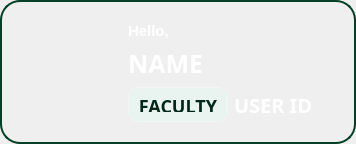
                   <widget class="QFrame" name="frame_35">
                    <property name="sizePolicy">
                     <sizepolicy hsizetype="Expanding" vsizetype="Expanding">
                      <horstretch>0</horstretch>
                      <verstretch>0</verstretch>
                     </sizepolicy>
                    </property>
                    <property name="minimumSize">
                     <size>
                      <width>0</width>
                      <height>0</height>
                     </size>
                    </property>
                    <property name="maximumSize">
                     <size>
                      <width>16777215</width>
                      <height>130</height>
                     </size>
                    </property>
                    <property name="styleSheet">
                     <string notr="true">QFrame {
    background: qlineargradient(
        spread:pad,
        x1:0, y1:0, x2:1, y2:1,
        stop:0 #055035,  /* Dark green */
        stop:1 #02281A   /* Even darker green */
    );
    
    border: 2px solid #044027; /* Slightly lighter green border */
    border-radius: 20px; /* Rounded corners */
}
</string>
                    </property>
                    <property name="frameShape">
                     <enum>QFrame::StyledPanel</enum>
                    </property>
                    <property name="frameShadow">
                     <enum>QFrame::Raised</enum>
                    </property>
                    <layout class="QGridLayout" name="gridLayout_39">
                     <item row="0" column="1">
                      <widget class="QFrame" name="frame_37">
                       <property name="sizePolicy">
                        <sizepolicy hsizetype="Preferred" vsizetype="Fixed">
                         <horstretch>0</horstretch>
                         <verstretch>0</verstretch>
                        </sizepolicy>
                       </property>
                       <property name="maximumSize">
                        <size>
                         <width>10000</width>
                         <height>130</height>
                        </size>
                       </property>
                       <property name="styleSheet">
                        <string notr="true">background: none;
border: none;</string>
                       </property>
                       <property name="frameShape">
                        <enum>QFrame::StyledPanel</enum>
                       </property>
                       <property name="frameShadow">
                        <enum>QFrame::Raised</enum>
                       </property>
                       <layout class="QGridLayout" name="gridLayout_40">
                        <item row="2" column="0">
                         <widget class="QFrame" name="frame_38">
                          <property name="sizePolicy">
                           <sizepolicy hsizetype="Preferred" vsizetype="Fixed">
                            <horstretch>0</horstretch>
                            <verstretch>0</verstretch>
                           </sizepolicy>
                          </property>
                          <property name="minimumSize">
                           <size>
                            <width>0</width>
                            <height>0</height>
                           </size>
                          </property>
                          <property name="maximumSize">
                           <size>
                            <width>120</width>
                            <height>100</height>
                           </size>
                          </property>
                          <property name="styleSheet">
                           <string notr="true">QFrame {
    background-color: #E9F3F0;
    border: 1px solid rgba(255, 255, 255, 0.3); /* Subtle border */
    border-radius: 10px;
    backdrop-filter: blur(15px); /* Blur effect */
}
</string>
                          </property>
                          <property name="frameShape">
                           <enum>QFrame::StyledPanel</enum>
                          </property>
                          <property name="frameShadow">
                           <enum>QFrame::Raised</enum>
                          </property>
                          <layout class="QGridLayout" name="gridLayout_41">
                           <item row="1" column="0">
                            <widget class="QLabel" name="faculty_label">
                             <property name="sizePolicy">
                              <sizepolicy hsizetype="Preferred" vsizetype="Fixed">
                               <horstretch>0</horstretch>
                               <verstretch>0</verstretch>
                              </sizepolicy>
                             </property>
                             <property name="minimumSize">
                              <size>
                               <width>0</width>
                               <height>13</height>
                              </size>
                             </property>
                             <property name="maximumSize">
                              <size>
                               <width>16777215</width>
                               <height>10</height>
                              </size>
                             </property>
                             <property name="font">
                              <font>
                               <family>Poppins,Arial,Helvetica,sans-serif</family>
                               <pointsize>-1</pointsize>
                               <weight>99</weight>
                               <bold>true</bold>
                              </font>
                             </property>
                             <property name="styleSheet">
                              <string notr="true">QLabel {
    background: none;
    color: #02281A;
    font-size: 18px;
    font-weight: 900; /* Extra Bold */
    font-family: &quot;Poppins&quot;, &quot;Arial&quot;, &quot;Helvetica&quot;, sans-serif;
    border: none;
    text-align: center;
}</string>
                             </property>
                             <property name="text">
                              <string>FACULTY</string>
                             </property>
                             <property name="alignment">
                              <set>Qt::AlignCenter</set>
                             </property>
                            </widget>
                           </item>
                          </layout>
                         </widget>
                        </item>
                        <item row="0" column="0" colspan="2">
                         <widget class="QLabel" name="greetings_dashboard">
                          <property name="sizePolicy">
                           <sizepolicy hsizetype="Preferred" vsizetype="Fixed">
                            <horstretch>0</horstretch>
                            <verstretch>0</verstretch>
                           </sizepolicy>
                          </property>
                          <property name="minimumSize">
                           <size>
                            <width>0</width>
                            <height>15</height>
                           </size>
                          </property>
                          <property name="maximumSize">
                           <size>
                            <width>16777215</width>
                            <height>35</height>
                           </size>
                          </property>
                          <property name="font">
                           <font>
                            <family>Arial</family>
                            <pointsize>-1</pointsize>
                            <weight>99</weight>
                            <bold>true</bold>
                           </font>
                          </property>
                          <property name="styleSheet">
                           <string notr="true">QLabel {
    background: none;
    color: white; /* Darker shade of blue */
    font-size: 15px;
    font-weight: 900; /* Extra Bold */
    font-family: &quot;Arial&quot;;
    border: none;
    text-align: center;
}</string>
                          </property>
                          <property name="text">
                           <string>Hello,</string>
                          </property>
                         </widget>
                        </item>
                        <item row="1" column="0" colspan="2">
                         <widget class="QLabel" name="name_dashboard">
                          <property name="sizePolicy">
                           <sizepolicy hsizetype="Preferred" vsizetype="Fixed">
                            <horstretch>0</horstretch>
                            <verstretch>0</verstretch>
                           </sizepolicy>
                          </property>
                          <property name="minimumSize">
                           <size>
                            <width>0</width>
                            <height>20</height>
                           </size>
                          </property>
                          <property name="maximumSize">
                           <size>
                            <width>16777215</width>
                            <height>35</height>
                           </size>
                          </property>
                          <property name="font">
                           <font>
                            <family>Poppins,Arial,Helvetica,sans-serif</family>
                            <pointsize>-1</pointsize>
                            <weight>99</weight>
                            <bold>true</bold>
                           </font>
                          </property>
                          <property name="styleSheet">
                           <string notr="true">QLabel {
    background: none;
    color: white;
    font-size: 25px;
    font-weight: 900; /* Extra Bold */
    font-family: &quot;Poppins&quot;, &quot;Arial&quot;, &quot;Helvetica&quot;, sans-serif;
    border: none;
    text-align: center;
}
</string>
                          </property>
                          <property name="text">
                           <string>NAME</string>
                          </property>
                         </widget>
                        </item>
                        <item row="2" column="1">
                         <widget class="QLabel" name="user_id_dashboard">
                          <property name="sizePolicy">
                           <sizepolicy hsizetype="Preferred" vsizetype="Fixed">
                            <horstretch>0</horstretch>
                            <verstretch>0</verstretch>
                           </sizepolicy>
                          </property>
                          <property name="minimumSize">
                           <size>
                            <width>100</width>
                            <height>35</height>
                           </size>
                          </property>
                          <property name="maximumSize">
                           <size>
                            <width>16777215</width>
                            <height>35</height>
                           </size>
                          </property>
                          <property name="font">
                           <font>
                            <family>Poppins,Arial,Helvetica,sans-serif</family>
                            <pointsize>-1</pointsize>
                            <weight>99</weight>
                            <bold>true</bold>
                           </font>
                          </property>
                          <property name="styleSheet">
                           <string notr="true">QLabel {
    background: none;
    color: white;
    font-size: 20px;
    font-weight: 900; /* Extra Bold */
    font-family: &quot;Poppins&quot;, &quot;Arial&quot;, &quot;Helvetica&quot;, sans-serif;
    border: none;
    text-align: center;
}
</string>
                          </property>
                          <property name="text">
                           <string>USER ID</string>
                          </property>
                         </widget>
                        </item>
                       </layout>
                      </widget>
                     </item>
                     <item row="0" column="0">
                      <widget class="QLabel" name="photo_f">
                       <property name="sizePolicy">
                        <sizepolicy hsizetype="Fixed" vsizetype="Fixed">
                         <horstretch>0</horstretch>
                         <verstretch>0</verstretch>
                        </sizepolicy>
                       </property>
                       <property name="minimumSize">
                        <size>
                         <width>100</width>
                         <height>100</height>
                        </size>
                       </property>
                       <property name="maximumSize">
                        <size>
                         <width>100</width>
                         <height>100</height>
                        </size>
                       </property>
                       <property name="styleSheet">
                        <string notr="true">background-color: none;
border: none;
border-color: none</string>
                       </property>
                       <property name="text">
                        <string/>
                       </property>
                      </widget>
                     </item>
                    </layout>
                   </widget>
